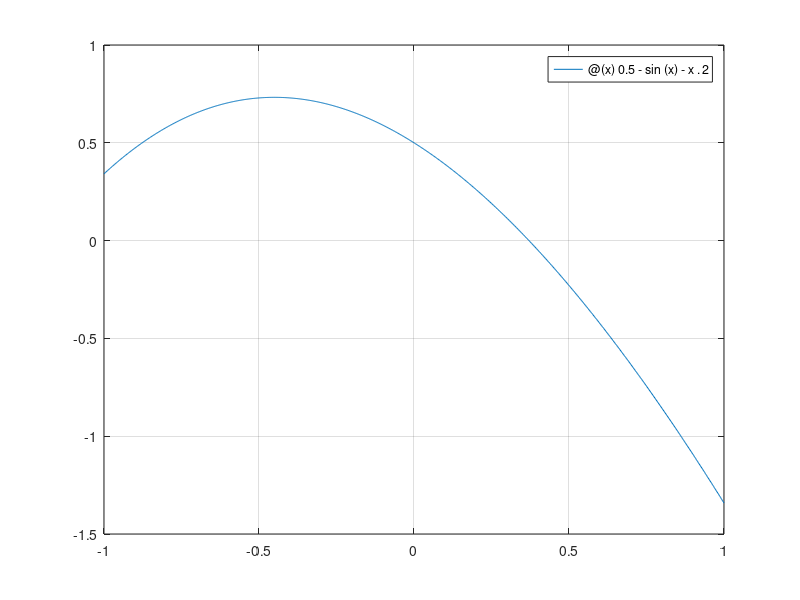

MATLAB code for this plot: (Note: this script raises an error after producing the figure.)
% We are going to use the fzero function to find the root of
% 0.5 - sin(x) = x^2 between -1 and 1

f = @(x) 0.5 - sin(x) - x.^2;

% Plot f(x)

fplot(f,[-1 1]); grid on
yline(0)
title('$$ f(x) = 0.5 - \sin(x) - x^{2} $$','interpreter','latex')
xlabel('x')
ylabel('f(x)')

% Like the bisection method, and interval that brackets the desired root
% is needed

x0 = [0 0.5];

% Use fzero to determine the desired root located in the interval x0

x = fzero(f,x0);
y = f(x);

hold on
plot(x,y,'or');
hold off